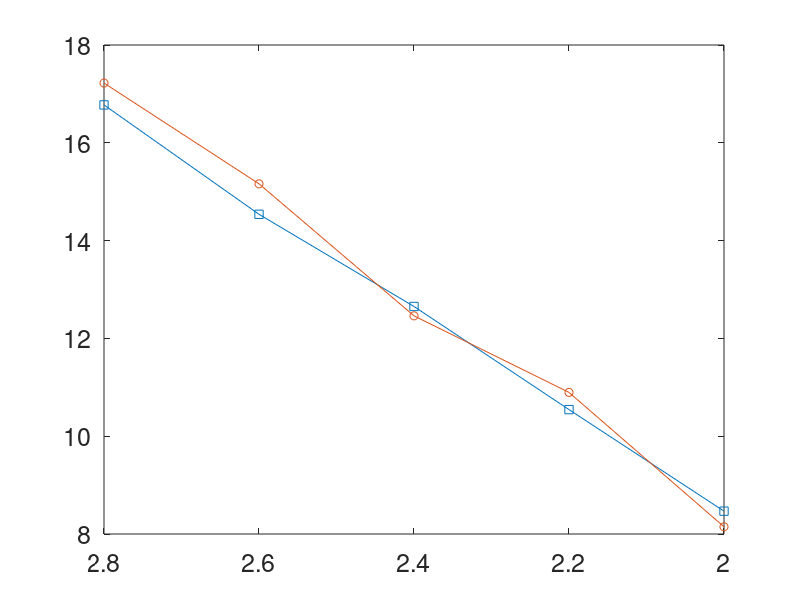

The MATLAB source for this figure: (Note: this script raises an error after producing the figure.)
%This code plots Fig5.16
clc
clear
a=0.7988*2.8;
b=0.7988*2.6;
c=0.7988*2.4;
d=0.7988*2.2;
e=0.7988*2;
x=[2.8 2.6 2.4 2.2 2];

%% position1 

% h=2.8km

% [1 1 1 1 1 1 1 1 1 1 ]
x15=7.5;
y15=7.7;

RMSE15x=rms(x15);
RMSE15y=rms(y15);

% h=2.6km

x14=7;
y14=7.3;

RMSE14x=rms(x14);
RMSE14y=rms(y14);

% h=2.4km

x13=6.6;
y13=6.5;
RMSE13x=rms(x13);
RMSE13y=rms(y13);
% h=2.2km

x12=6;
y12=6.2;

RMSE12x=rms(x12);
RMSE12y=rms(y12);

% h=2km

x11=5.3;
y11=5.1;

RMSE11x=rms(x11);
RMSE11y=rms(y11);



figure(1)
p=plot(x,[a*RMSE15x,b*RMSE14x,c*RMSE13x,d*RMSE12x,e*RMSE11x],'-s',x,[a*RMSE15y,b*RMSE14y,c*RMSE13y,d*RMSE12y,e*RMSE11y],'-o');
set(gca,'FontSize',18,'Xdir','reverse');

p(1).LineWidth =2;
p(1).MarkerSize=5;
p(1).MarkerEdgeColor=[0,0,0 ];
p(1).MarkerFaceColor='w';
p(2).LineWidth =2;
p(2).MarkerSize=5;
p(2).MarkerEdgeColor=[0,0,1 ];
p(2).MarkerFaceColor='w';

xlabel('H/km','FontSize',18)
ylabel('RMSE/m','FontSize',18)
legend({'X','Y'},'Location','northeast','FontSize',18')

ax = gca;
grid on
ax.GridLineStyle = ':';
ax.GridColor = [0 0 0];
ax.LineWidth=0.6;
ax.GridAlpha = 1;
set(gca, 'XMinorTick', 'on');
set(gca, 'YMinorTick', 'on');
%% position2 

% h=2.8km

x25=7.6;
y25=7.9;

RMSE25x=rms(x25);
RMSE25y=rms(y25);

% h=2.6km

x24=7.6;
y24=7.5;

RMSE24x=rms(x24);
RMSE24y=rms(y24);

% h=2.4km

x23=7;
y23=7.3;

RMSE23x=rms(x23);
RMSE23y=rms(y23);

% h=2.2km
x22=6;
y22=6.3;

RMSE22x=rms(x22);
RMSE22y=rms(y22);

% h=2km

x21=5.3;
y21=5.2;

RMSE21x=rms(x21);
RMSE21y=rms(y21);


figure(2)
p=plot(x,[a*RMSE25x,b*RMSE24x,c*RMSE23x,d*RMSE22x,e*RMSE21x],'-s',x,[a*RMSE25y,b*RMSE24y,c*RMSE23y,d*RMSE22y,e*RMSE21y],'-o');
set(gca,'FontSize',18,'Xdir','reverse');

p(1).LineWidth =2;
p(1).MarkerSize=5;
p(1).MarkerEdgeColor=[0,0,0 ];
p(1).MarkerFaceColor='w';
p(2).LineWidth =2;
p(2).MarkerSize=5;
p(2).MarkerEdgeColor=[0,0,1 ];
p(2).MarkerFaceColor='w';

xlabel('H/km','FontSize',18)
ylabel('RMSE/m','FontSize',18)
legend({'X','Y'},'Location','northeast','FontSize',18')

ax = gca;
grid on
ax.GridLineStyle = ':';
ax.GridColor = [0 0 0];
ax.LineWidth=0.6;
ax.GridAlpha = 1;
set(gca, 'XMinorTick', 'on');
set(gca, 'YMinorTick', 'on');

%% position3 

% h=2.8km

x35=8;
y35=7.6;

RMSE35x=rms(x35);
RMSE35y=rms(y35);

% h=2.6km

x34=7;
y34=7.3;

RMSE34x=rms(x34);
RMSE34y=rms(y34);

% h=2.4km

x33=6.7;
y33=6.4;

RMSE33x=rms(x33);
RMSE33y=rms(y33);

% h=2.2km
x32=5.8;
y32=5.5;

RMSE32x=rms(x32);
RMSE32y=rms(y32);

% h=2km

x31=5.4;
y31=5.3;

RMSE31x=rms(x31);
RMSE31y=rms(y31);

figure(3)
p=plot(x,[a*RMSE35x,b*RMSE34x,c*RMSE33x,d*RMSE32x,e*RMSE31x],'-s',x,[a*RMSE35y,b*RMSE34y,c*RMSE33y,d*RMSE32y,e*RMSE31y],'-o');
set(gca,'FontSize',18,'Xdir','reverse');

p(1).LineWidth =2;
p(1).MarkerSize=5;
p(1).MarkerEdgeColor=[0,0,0 ];
p(1).MarkerFaceColor='w';
p(2).LineWidth =2;
p(2).MarkerSize=5;
p(2).MarkerEdgeColor=[0,0,1 ];
p(2).MarkerFaceColor='w';

xlabel('H/km','FontSize',18)
ylabel('RMSE/m','FontSize',18)
legend({'X','Y'},'Location','northeast','FontSize',18')

ax = gca;
grid on
ax.GridLineStyle = ':';
ax.GridColor = [0 0 0];
ax.LineWidth=0.6;
ax.GridAlpha = 1;
set(gca, 'XMinorTick', 'on');
set(gca, 'YMinorTick', 'on');
%% position4 

% h=2.8km

x45=8.6;
y45=8.3;

RMSE45x=rms(x45);
RMSE45y=rms(y45);

% h=2.6km

x44=8;
y44=8.3;

RMSE44x=rms(x44);
RMSE44y=rms(y44);

% h=2.4km

x43=7.8;
y43=7.6;

RMSE43x=rms(x43);
RMSE43y=rms(y43);

% h=2.2km

x42=6.6;
y42=6.4;

RMSE42x=rms(x42);
RMSE42y=rms(y42);

% h=2km

x41=6.5;
y41=6.4;

RMSE41x=rms(x41);
RMSE41y=rms(y41);


figure(4)
p=plot(x,[a*RMSE45x,b*RMSE44x,c*RMSE43x,d*RMSE42x,e*RMSE41x],'-s',x,[a*RMSE45y,b*RMSE44y,c*RMSE43y,d*RMSE42y,e*RMSE41y],'-o');
set(gca,'FontSize',18,'Xdir','reverse');

p(1).LineWidth =2;
p(1).MarkerSize=5;
p(1).MarkerEdgeColor=[0,0,0 ];
p(1).MarkerFaceColor='w';
p(2).LineWidth =2;
p(2).MarkerSize=5;
p(2).MarkerEdgeColor=[0,0,1 ];
p(2).MarkerFaceColor='w';

xlabel('H/km','FontSize',18)
ylabel('RMSE/m','FontSize',18)
legend({'X','Y'},'Location','northeast','FontSize',18')

ax = gca;
grid on
ax.GridLineStyle = ':';
ax.GridColor = [0 0 0];
ax.LineWidth=0.6;
ax.GridAlpha = 1;
set(gca, 'XMinorTick', 'on');
set(gca, 'YMinorTick', 'on');